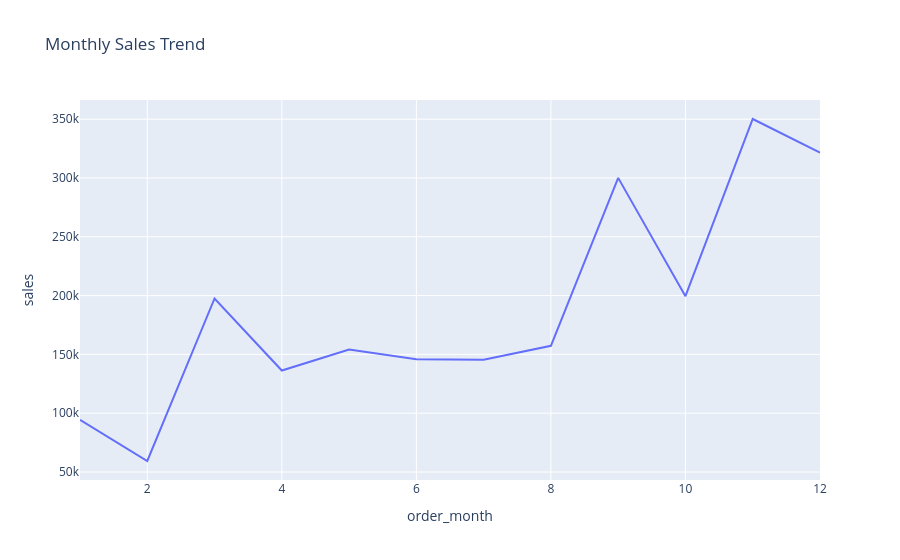

Notebook code for this chart:
### Code cell
fig=px.line(monthly_sales,
          x=monthly_sales.index,
          y='sales',
          title='Monthly Sales Trend')
fig.show()

### Figure 1 — Plotly figure (JSON) as saved in the notebook; plotly's stock layout.template omitted (floating-point values rounded to 4 significant figures)
{"data": [{"hovertemplate": "order_month=%{x}<br>sales=%{y}<extra></extra>", "legendgroup": "", "line": {"color": "#636efa", "dash": "solid"}, "marker": {"symbol": "circle"}, "mode": "lines", "name": "", "orientation": "v", "showlegend": false, "type": "scatter", "x": [1, 2, 3, 4, 5, 6, 7, 8, 9, 10, 11, 12], "xaxis": "x", "y": [94290.0, 59370.0, 197600.0, 136300.0, 154100.0, 145800.0, 145500.0, 157300.0, 300100.0, 199500.0, 350200.0, 321500.0], "yaxis": "y"}], "layout": {"autosize": true, "legend": {"tracegroupgap": 0}, "title": {"text": "Monthly Sales Trend"}, "xaxis": {"anchor": "y", "autorange": true, "domain": [0, 1], "range": [1, 12], "title": {"text": "order_month"}, "type": "linear"}, "yaxis": {"anchor": "x", "autorange": true, "domain": [0, 1], "range": [43220.0, 366300.0], "title": {"text": "sales"}, "type": "linear"}}}
